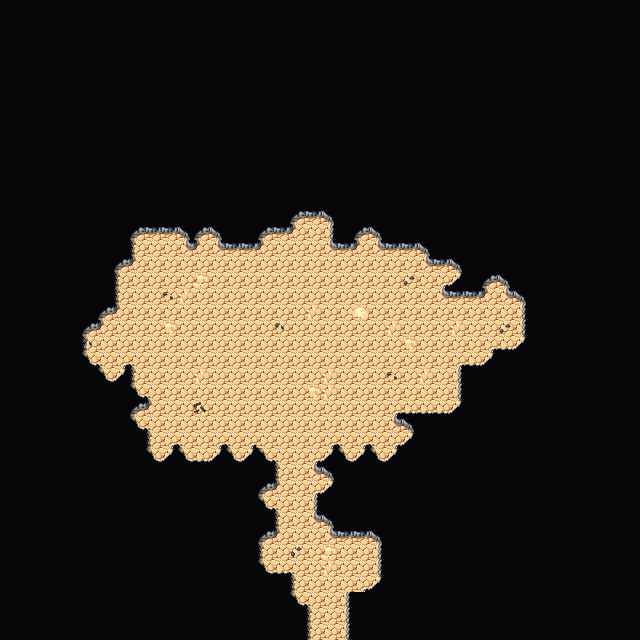

Tiled map render using the project's own tile images. Description and the map definition, with tile-layer contents summarised, below:
An orthogonal 40x40 tile map with 16x16 px tiles, 4 tile layers (Collision, Background, Walls, Clutter), 2 tilesets and 1 object.

<map version="1.5" tiledversion="1.7.2" orientation="orthogonal" renderorder="right-down" width="40" height="40" tilewidth="16" tileheight="16" infinite="0" nextlayerid="7" nextobjectid="63">
 <editorsettings>
  <export target="wastetown..tmx" format="tmx" />
 </editorsettings>
 <tileset firstgid="1" source="../../../tileset/main.tsx" />
 <tileset firstgid="3477" source="../../../tileset/buildings.tsx" />
 <layer id="6" name="Collision" width="40" height="40">
  <data>[1600 cells, 0 non-empty, 0 distinct tile ids]</data>
 </layer>
 <layer id="1" name="Background" width="40" height="40">
  <data>[1600 cells, 1600 non-empty, 1 distinct tile ids]</data>
 </layer>
 <layer id="2" name="Walls" width="40" height="40">
  <data>[1600 cells, 1354 non-empty, 18 distinct tile ids]</data>
 </layer>
 <layer id="3" name="Clutter" width="40" height="40">
  <properties>
   <property name="spriteLayer" type="bool" value="true" />
  </properties>
  <data>[1600 cells, 23 non-empty, 9 distinct tile ids]</data>
 </layer>
 <objectgroup id="4" name="Objects">
  <object id="62" template="../../../obj/door_up.tx" x="319.688" y="638.393">
   <properties>
    <property name="teleport" value="../common/maps/map/cave/cave_multilevel_4/cave_23I6.tmx" />
    <property name="teleportObjectId" value="61" />
   </properties>
  </object>
 </objectgroup>
</map>
